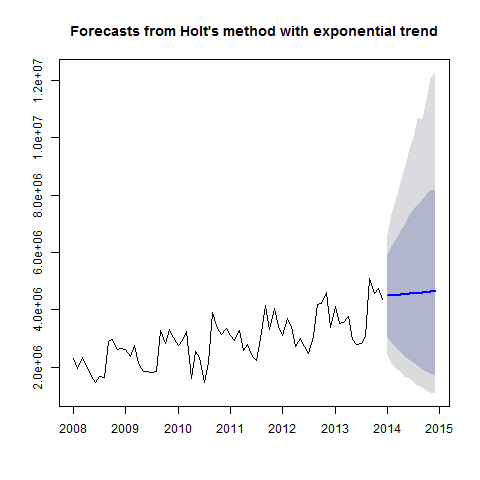

The script that saved this image:
#Creates Model_holt_2 plot

png("Plots/Model_holt_2_plot.png")
plot(Model_holt_2)
dev.off()